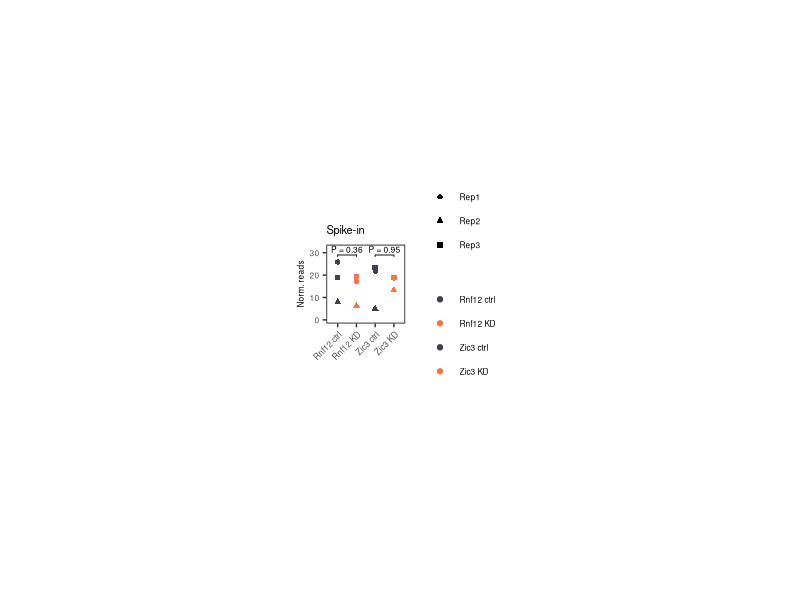
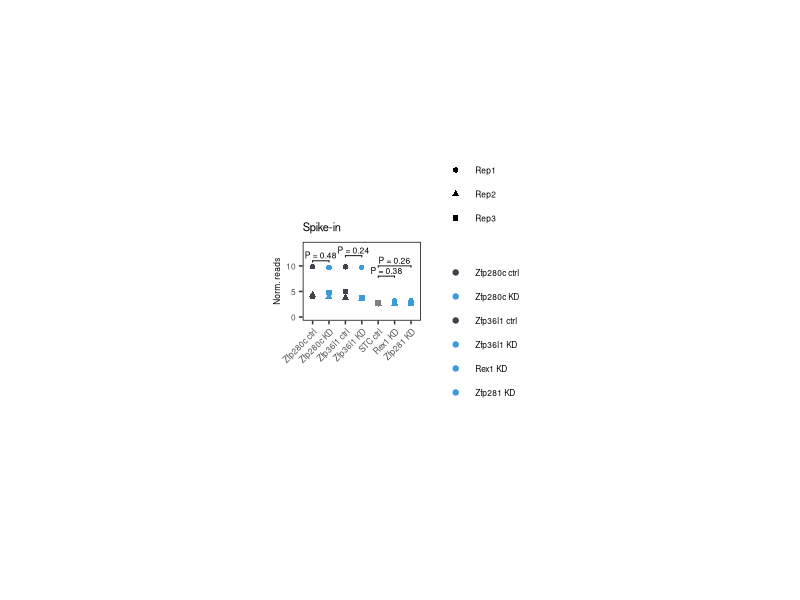
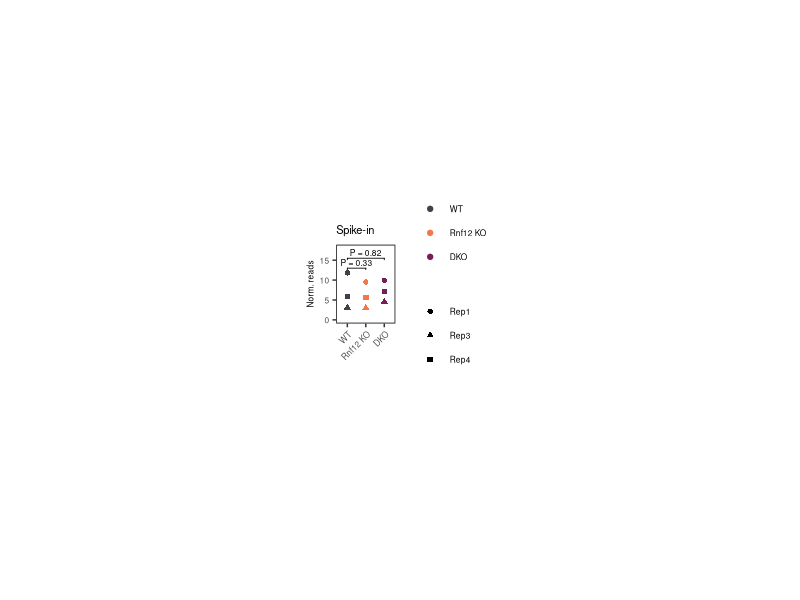

Write the R code that produced these figures, in order.
## C&T analysis: reads at spike-ins ##
## Script by Nelly Kanata, OWL Schulz ##
## Created on: 11.08.2023
## Modified on: 06.05.2026 ##

library(tidyverse)
library(magrittr)
library(ggplot2)
library(ggpubr)
library(egg)

# Setup
theme_set(theme_classic() + 
            theme(legend.text = element_text(size = 6), panel.border = element_rect(color = "black", fill = NA, size = 0.5),
                  axis.line = element_blank(), axis.text = element_text(size = 6),
                  axis.text.x = element_text(angle = 45, vjust = 1, hjust=1),
                  axis.title = element_text(size = 6), strip.text = element_text(size = 6),
                  strip.background = element_blank(), legend.title = element_blank(),
                  plot.title = element_text(size=8)))



# Read all the .tab files
wdir="./"

setwd(wdir)

### Activators ####
qc_samples_activators <- read.csv("./fig_data/spike-in_activators.txt", sep="\t")
qc_samples_activators %<>%
  separate(Sample, c("cell_line", "timepoint", "replicate", "antibody", "sample_number"))

qc_samples_activators$KD <- if_else(qc_samples_activators$cell_line == "G0", "Rnf12 KD",
                                    if_else(qc_samples_activators$cell_line == "G500", "Rnf12 ctrl", 
                                            if_else(qc_samples_activators$cell_line == "T0", "Zic3 KD","Zic3 ctrl")))

my_comparisons <- list(c("Rnf12 KD", "Rnf12 ctrl"), c("Zic3 KD", "Zic3 ctrl"))

qc_samples_activators$KD <- factor(qc_samples_activators$KD, levels=c("Rnf12 ctrl", "Rnf12 KD", "Zic3 ctrl", "Zic3 KD"))

stat.test <- compare_means(
  AmpR_normalized ~ KD,
  data = qc_samples_activators,
  method = "t.test", 
  paired = TRUE)

# format pvalue
format_p <- function(p) {
  if (p < 0.001) {
    "P < 0.001"
  } else if (p < 0.01) {
    sprintf("P = %.3f", p)
  } else {
    sprintf("P = %.2f", p)
  }
}

stat.test$pval <- vapply(stat.test$p, format_p, character(1))

stat.test %<>%
  filter((group1 == "Rnf12 ctrl" & group2 == "Rnf12 KD") |
           (group1 == "Zic3 ctrl" & group2 == "Zic3 KD"))

stat.test$y.position <- c(29, 29)


plot <- qc_samples_activators %>%
  ggplot( aes(x = KD, y = AmpR_normalized)) +
  geom_point(size=1.5,  aes(shape = replicate, color=KD)) +
  labs(title = "Spike-in") +
  ylab("Norm. reads")+
  xlab("")+
  scale_color_manual(values = c("Rnf12 ctrl" ="#3f414b",`Rnf12 KD`= "#f37748",
                                "Zic3 ctrl" ="#3f414b",`Zic3 KD`= "#f37748"))+
  ylim(c(0,32))+
  stat_pvalue_manual(stat.test, label = "pval", size = 6/2.8, vjust = -0.2)


fix <- set_panel_size(plot, height = unit(2, "cm"), width = unit(2, "cm"))
grid.arrange(fix)

ggsave(paste0("../Fig4/Figures/Spike-in_H3K9me3_activators.pdf"), fix,
       dpi = 300, useDingbats=FALSE)

### repressors ####

castuner <- read.csv("fig_data/spike-in_castuner_repressors.txt", sep="\t")
krab <- read.csv("fig_data/spike-in_krab_repressors.txt", sep="\t")

qc_samples <- rbind(castuner, krab)

qc_samples %<>%
  separate(Sample, c("cell_line", "replicate", "antibody", "sample_number"), sep = "_")

qc_samples$KD <- if_else(qc_samples$cell_line == "NK06", "Rex1 KD",
                                    if_else(qc_samples$cell_line == "NK11", "Zfp281 KD", 
                                            if_else(qc_samples$cell_line == "LR15", "STC ctrl",
                                             if_else(qc_samples$cell_line == "TS35+", "Zfp280c ctrl",
                                             if_else(qc_samples$cell_line == "TS35-", "Zfp280c KD",
                                              if_else(qc_samples$cell_line == "TS38+", "Zfp36l1 ctrl", "Zfp36l1 KD"))))))


qc_samples$KD <- factor(qc_samples$KD, levels=c("Zfp280c ctrl", "Zfp280c KD", 
                                                "Zfp36l1 ctrl", "Zfp36l1 KD",
                                                "STC ctrl", "Rex1 KD", "Zfp281 KD"))

stat.test <- compare_means(
  AmpR_normalized ~ KD,
  data = qc_samples,
  method = "t.test", 
  paired = TRUE)

# format pvalue
stat.test$pval <- vapply(stat.test$p, format_p, character(1))

stat.test %<>%
  filter((group1 == "Zfp280c ctrl" & group2 == "Zfp280c KD") |
           (group1 == "Zfp36l1 ctrl" & group2 == "Zfp36l1 KD") |
           (group1 == "STC ctrl" & group2 == "Rex1 KD") |
           (group1 == "STC ctrl" & group2 == "Zfp281 KD"))

stat.test$y.position <- c(11, 12, 8, 10)


plot <- qc_samples %>%
  ggplot( aes(x = KD, y = log2(AmpR_normalized))) +
  geom_point(size=1.5,  aes(shape = replicate, color=KD)) +
  labs(title = "Spike-in") +
  ylab("Norm. reads")+
  xlab("")+
  scale_color_manual(values = c("Zfp280c ctrl" ="#3f414b",`Zfp280c KD`= "#3b9ad9",
                                "Zfp36l1 ctrl" ="#3f414b",`Zfp36l1 KD`= "#3b9ad9",
                                "NTC ctrl" ="#3f414b",`Rex1 KD`= "#3b9ad9",`Zfp281 KD`= "#3b9ad9"))+
  ylim(c(0,14))+
  stat_pvalue_manual(stat.test, label = "pval", size = 6/2.8, vjust = -0.2)


fix <- set_panel_size(plot, height = unit(2, "cm"), width = unit(3, "cm"))
grid.arrange(fix)

ggsave(paste0("./Figures/Spike-in_H3K9me3_repressors.pdf"), fix,
       dpi = 300, useDingbats=FALSE)

### RNF12-KO DKO ####

qc_samples <- read.csv("fig_data/spike_in_DKO.csv")

my_comparisons <- list(c("WT", "Rnf12 KO"), c("WT", "DKO"))

qc_samples$Sample <- factor(qc_samples$Sample, levels=c("WT", "Rnf12 KO", "DKO"))

qc_samples %<>%
  filter(Replicate!="Rep2") #to be able to do paired test

stat.test <- compare_means(
  AmpR_normalized ~ Sample,
  data = qc_samples,
  method = "t.test", 
  paired = TRUE)

# format pvalue
format_p <- function(p) {
  if (p < 0.001) {
    "P < 0.001"
  } else if (p < 0.01) {
    sprintf("P = %.3f", p)
  } else {
    sprintf("P = %.2f", p)
  }
}

stat.test$pval <- vapply(stat.test$p, format_p, character(1))

stat.test %<>%
  filter(group1 == "WT")

stat.test$y.position <- c(13, 15.5)



plot <- qc_samples %>%
  ggplot( aes(x = Sample, y = AmpR_normalized)) +
  geom_point(size=1.5,  aes(shape = Replicate, color=Sample)) +
  labs(title = "Spike-in") +
  ylab("Norm. reads")+
  xlab("")+
  scale_color_manual(values = c("WT" ="#3f414b",`Rnf12 KO`= "#f37748", DKO="#751f58"))+
  theme(axis.text.x = element_text(angle = 45, hjust = 1))+ 
  ylim(c(0,18))+
  stat_pvalue_manual(stat.test, label = "pval", size = 6/2.8, vjust = -0.2)

fix <- set_panel_size(plot, height = unit(2, "cm"), width = unit(1.5, "cm"))
grid.arrange(fix)

ggsave(paste0("./Figures/Spike-in_H3K9me3_DKO.pdf"), fix,
       dpi = 300, useDingbats=FALSE)
